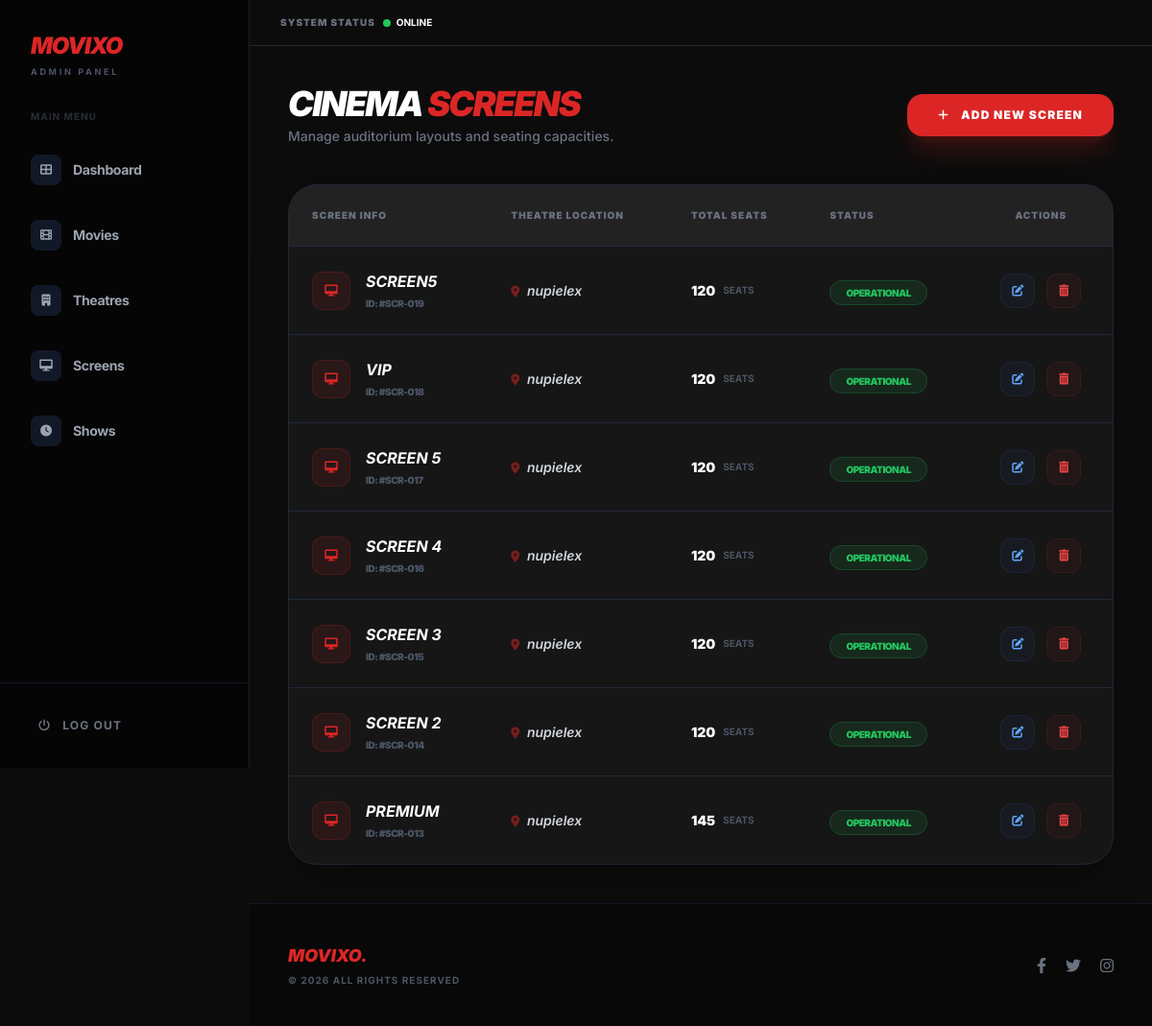
Page /Admin/screens/manage_screen.php (signed in) on the committed database.
### tables this page shows
CREATE TABLE `screens` (
  `screen_id` int(11) NOT NULL,
  `theatre_id` int(11) DEFAULT NULL,
  `screen_name` varchar(50) DEFAULT NULL,
  `total_seats` int(11) NOT NULL
);

CREATE TABLE `theatres` (
  `theatre_id` int(11) NOT NULL,
  `name` varchar(150) DEFAULT NULL,
  `city` varchar(100) DEFAULT NULL,
  `address` text DEFAULT NULL,
  `status` enum('active','inactive') DEFAULT 'active'
);

### Admin/screens/manage_screen.php (the view)
<?php
include_once __DIR__ . '/../../inc/header.php';
?>
<div class="flex justify-between items-center mb-10">
    <div>
        <h2 class="text-4xl font-black text-white tracking-tighter uppercase italic">CINEMA <span class="text-red-600">SCREENS</span></h2>
        <p class="text-gray-500 text-sm font-medium mt-1">Manage auditorium layouts and seating capacities.</p>
    </div>
    <a href="add_screen.php" class="bg-red-600 hover:bg-red-700 text-white px-8 py-3.5 rounded-2xl font-black flex items-center gap-3 transition-all transform hover:-translate-y-1 shadow-xl shadow-red-600/20 uppercase text-xs tracking-widest">
        <i class="fas fa-plus"></i> Add New Screen
    </a>
</div>
<div class="bg-[#161616] border border-gray-800 rounded-[30px] overflow-hidden shadow-2xl">
    <table class="w-full text-left border-collapse">
        <thead>
            <tr class="bg-white/5 border-b border-gray-800">
                <th class="p-6 text-[10px] uppercase font-black text-gray-500 tracking-widest">Screen Info</th>
                <th class="p-6 text-[10px] uppercase font-black text-gray-500 tracking-widest">Theatre Location</th>
                <th class="p-6 text-[10px] uppercase font-black text-gray-500 tracking-widest">Total Seats</th>
                <th class="p-6 text-[10px] uppercase font-black text-gray-500 tracking-widest">Status</th>
                <th class="p-6 text-[10px] uppercase font-black text-gray-500 tracking-widest text-center">Actions</th>
            </tr>
        </thead>
        <tbody class="divide-y divide-gray-800">
            <?php
            $query = "SELECT screens.*, theatres.name as theatre_name
                      FROM screens
                      JOIN theatres ON screens.theatre_id = theatres.theatre_id
                      ORDER BY screens.screen_id DESC";
            $res = mysqli_query($conn, $query);
            if(mysqli_num_rows($res) > 0) {
                while($row = mysqli_fetch_assoc($res)) {
            ?>
            <tr class="hover:bg-white/[0.02] transition-colors group">
                <td class="p-6">
                    <div class="flex items-center gap-4">
                        <div class="w-10 h-10 rounded-xl bg-red-600/10 text-red-600 flex items-center justify-center border border-red-600/20">
                            <i class="fas fa-desktop text-xs"></i>
                        </div>
                        <div>
                            <div class="font-bold text-white group-hover:text-red-500 transition-colors uppercase italic"><?= $row['screen_name'] ?></div>
                            <div class="text-[10px] text-gray-600 font-black mt-1 uppercase tracking-tighter">ID: #SCR-0<?= $row['screen_id'] ?></div>
                        </div>
                    </div>
                </td>
                <td class="p-6">
                    <div class="text-sm text-gray-300 font-semibold italic">
                        <i class="fas fa-location-dot text-red-600 mr-1 opacity-50 text-xs"></i>
                        <?= $row['theatre_name'] ?>
                    </div>
                </td>
                <td class="p-6">
                    <div class="flex items-center gap-2">
                        <span class="text-sm text-white font-black"><?= $row['total_seats'] ?></span>
                        <span class="text-[10px] text-gray-600 uppercase font-bold">Seats</span>
                    </div>
                </td>
                <td class="p-6">
                    <span class="bg-green-500/10 text-green-500 border border-green-500/20 px-4 py-1.5 rounded-full text-[10px] font-black uppercase tracking-tighter">
                        Operational
                    </span>
                </td>
                <td class="p-6 text-center">
                    <div class="flex justify-center items-center gap-3">
                        <a href="edit_screen.php?id=<?= $row['screen_id'] ?>" class="w-9 h-9 rounded-xl bg-blue-500/5 text-blue-400 flex items-center justify-center hover:bg-blue-500 hover:text-white transition-all border border-blue-500/10">
                            <i class="fas fa-edit text-xs"></i>
                        </a>
                        <a href="process_screen.php?delete_id=<?= $row['screen_id'] ?>" onclick="return confirm('Delete this screen configuration?')" class="w-9 h-9 rounded-xl bg-red-500/5 text-red-500 flex items-center justify-center hover:bg-red-500 hover:text-white transition-all border border-red-500/10">
                            <i class="fas fa-trash-alt text-xs"></i>
                        </a>
                    </div>
                </td>
            </tr>
            <?php
                }
            } else {
                echo "<tr><td colspan='5' class='p-20 text-center text-gray-700 uppercase tracking-widest font-black text-sm italic opacity-30'>No Screens Configured</td></tr>";
            }
            ?>
        </tbody>
    </table>
</div>
<?php include_once __DIR__ . '/../../inc/footer.php'; ?>

### inc/header.php (style rules this page uses)
body { background-color: #0c0c0c; color: #e5e5e5; font-family: 'Inter', sans-serif; margin: 0; display: flex; }

### rows in the picture
screens: screen_name "SCREEN5", screen_id "19", theatre.name "nupielex", total_seats "120"
screens: screen_name "VIP", screen_id "18", theatre.name "nupielex", total_seats "120"
screens: screen_name "SCREEN 5", screen_id "17", theatre.name "nupielex", total_seats "120"
screens: screen_name "SCREEN 4", screen_id "16", theatre.name "nupielex", total_seats "120"
screens: screen_name "SCREEN 3", screen_id "15", theatre.name "nupielex", total_seats "120"
screens: screen_name "SCREEN 2", screen_id "14", theatre.name "nupielex", total_seats "120"
screens: screen_name "PREMIUM", screen_id "13", theatre.name "nupielex", total_seats "145"
